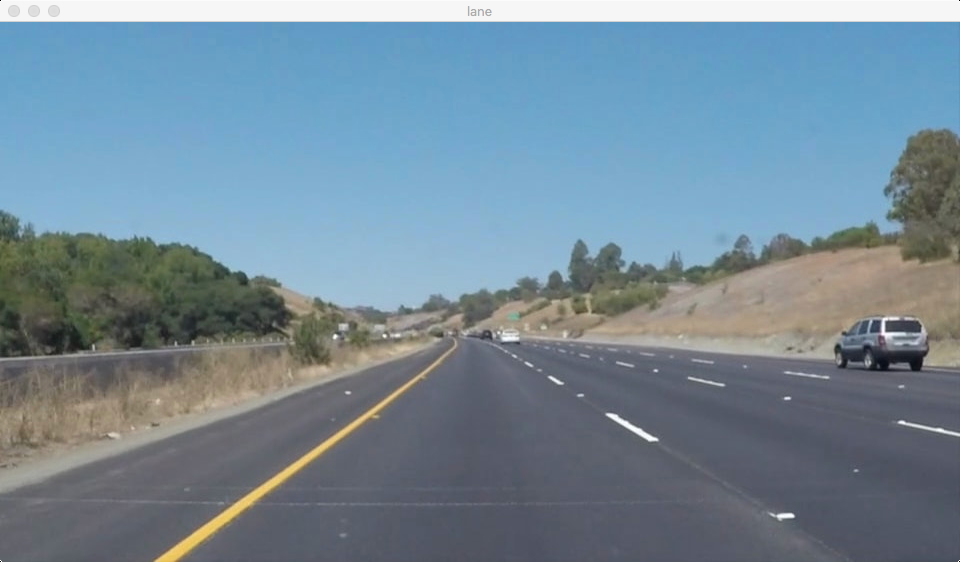
#> input picture data/lane.png, 960 x 562 px
$ python -i lane_detection.py   (imports and definitions only)   (older library calls are emulated)
#> lines starting #> are read from the running program, lines starting #| are printed output that depends on the picture; after the words box and inside, x2 and y2 are one past the last pixel; in counts of white or black regions, pixels touching at a corner belong together
#> further down, picture is the input picture: shape (562, 960, 3); mean B, G, R 151.9, 137.7, 116.7
# -*- coding: utf-8 -*-
"""
Created on Sun Jan 23 13:13:29 2022

@author: Ding Qi
"""
import cv2
import time
import numpy as np
"""
image=cv2.imread("./data/lane.png")  #要注意这种相对路径的写法

#cv2.destoryAllWindows()   #关闭窗口

#二值化处理，将彩色图片转换成灰度图

gray_image=cv2.cvtColor(image,cv2.COLOR_BGR2GRAY)
#这里刚刚报错出现问题，通过stackoverflow对问题进行解决

#cv2.imshow("lane",gray_image)   #展示图像
#cv2.waitKey()
#截至到这里完成彩色图到灰度图的转变

blured_image = cv2.GaussianBlur(gray_image,(5,5),0)  #这里的参数可以自行调整
#第二个参数表示模糊半径，第三个参数代表高斯函数标准差，半径越大标准差越大，图片越模糊

time.sleep(3)
#cv2.destroyAllWindows()
#cv2.imshow("blured_image",blured_image)   #展示高斯模糊后的图像

canny = cv2.cv2.Canny(blured_image,250,300)  #canny边缘检测
#cv2.imshow("canny",canny)

#提取所得到的图像有很多是与道路无关的区域，选择ROI区域提取车道线所在区域进行处理

roi_range = np.array([[(10,550),(433,332),(500,333),(949,540)]],dtype = np.int32)
#我发现这几个点的顺序不同也是会影响结果的  注意0是黑，255是白
mask = np.zeros_like(canny)    #复制一个和canny图像大小一样的叠加矩阵
cv2.fillPoly(mask,roi_range,255)   #设置roi区域的像素值为255，其他区域为0
img_masked = cv2.bitwise_and(canny,mask)    #将canny图像和叠加图像求并，ROI区域外的部分都变为0（黑）
#cv2.imshow("mixed_picture",img_masked)

#直线检测提取车道（通过霍夫变换）

lines = cv2.HoughLinesP(img_masked,1,np.pi/180,15,25,20) #这里的几个参数要看下，自己要调整的
#我发现调参是一件非常麻烦的事情，或许以后需要写代码进行自动调参判断等，计算机科学大有可为
#能通过调包完成自己的任务已经非常厉害，自己研究算法这种事情还是留给大神来做
for line in lines:
	for x1,y1,x2,y2 in line:
		cv2.line(img_masked,(x1,y1),(x2,y2),255,8)  #应该是对线段进行加粗
#cv2.imshow('img_masked',img_masked)
#cv2.waitKey()
#cv2.destroyAllWindows()      #就是左侧三条线，右侧一条线
#opencv默认原点位于图像左上角顶点，所以左边线斜率为负，右边线斜率为正

positive_slop_intercept = []    #左边线点构成直线的斜率和截距
negative_slop_intercept = []  #右边线点构成直线的斜率和截距
for line in lines:
	for x1,y1,x2,y2 in line:
		slop = np.float((y2-y1))/np.float((x2-x1))  #计算斜率
		if slop < 0:
			positive_slop_intercept.append([slop,y1-slop*x1]) #根据点的坐标和斜率计算截距
		elif slop > 0 :
			negative_slop_intercept.append([slop,y1-slop*x1])

#numpy是用来处理数据的库，某些意义上我觉得可以认为它是万能库

legal_slop=[]
legal_intercept=[]
slopes=[pair[0] for pair in positive_slop_intercept]
slop_mean = np.mean(slopes)                      #斜率的均值
slop_std = np.std(slopes)                        #斜率的标准差
for pair in positive_slop_intercept :
	if pair[0] - slop_mean < 3 * slop_std:      #挑选出平均值3个标准差误差范围内的斜率和截距
		legal_slop.append(pair[0])
		legal_intercept.append(pair[1])
if not legal_slop:                       #应该是非空判断，如果没有合理范围内的斜率，则使用原始斜率，最终的斜率就是均值
	legal_slop = slopes
	legal_intercept = [pair[1] for pair in positive_slop_intercept ]  #pair中的0和1分别取斜率和截距
slop_l = np.mean(legal_slop)
intercept_l = np.mean(legal_intercept)

slop_r=negative_slop_intercept[0][0]  #左边的线只有一个，故直接索取
intercept_r=negative_slop_intercept[0][1]


ymin=345
ymax=550
xmin_r= int((ymin - intercept_r)/slop_r)    #计算出左侧车道线的两个端点
xmax_r= int((ymax-intercept_r)/slop_r)

xmin_l= int((ymin - intercept_l)/slop_l)    #计算出左侧车道线的两个端点
xmax_l= int((ymax-intercept_l)/slop_l)

#进行图像的叠加
only_lane= np.zeros_like(image)  #构建同样大小的黑色图，画上车道线，与原图进行重叠
cv2.line(only_lane,(xmin_l,ymin),(xmax_l,ymax),(255,255,0),8)
cv2.line(only_lane,(xmin_r,ymin),(xmax_r,ymax),(255,0,255),8)
#cv2.imshow("only_lane",only_lane)
#imgae为原始图像，line_image为车道标记图像
final_image = cv2.addWeighted(image,0.8,only_lane,1,0)  #应该是像素值的叠加，黑色为0不影响原图像
#cv2.imshow("final_image",final_image)  """

#视频处理
from moviepy.editor import *


def process_an_image(image):    #这里的自变量直接是图片，而非图片的地址
   # image=cv2.imread(path)  #要注意这种相对路径的写法

    #cv2.destoryAllWindows()   #关闭窗口

    #二值化处理，将彩色图片转换成灰度图

    gray_image=cv2.cvtColor(image,cv2.COLOR_BGR2GRAY)
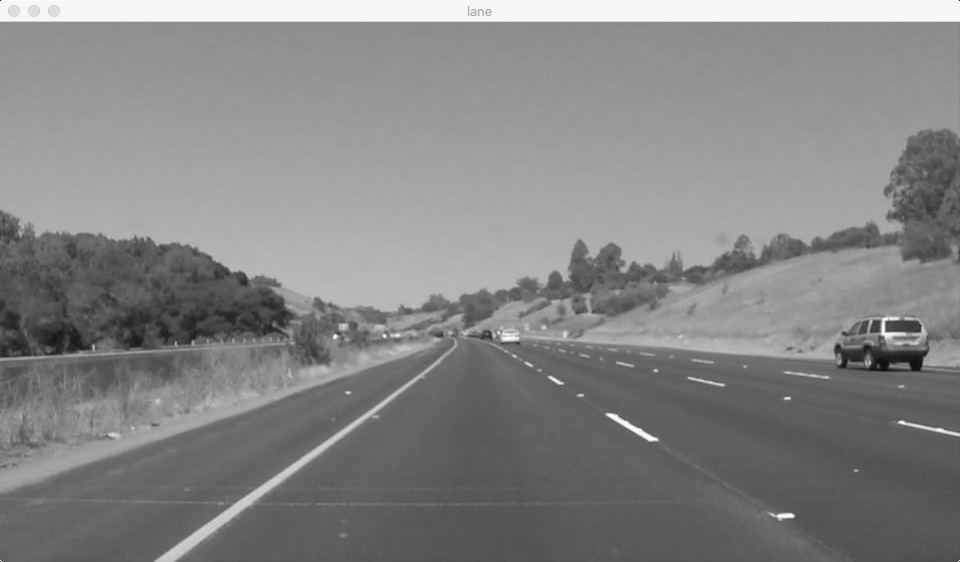
#> gray_image: shape (562, 960); min 0, max 255, mean 133.1
    #这里刚刚报错出现问题，通过stackoverflow对问题进行解决

    #cv2.imshow("lane",gray_image)   #展示图像
    #cv2.waitKey()
    #截至到这里完成彩色图到灰度图的转变

    blured_image = cv2.GaussianBlur(gray_image,(5,5),0)  #这里的参数可以自行调整
    #第二个参数表示模糊半径，第三个参数代表高斯函数标准差，半径越大标准差越大，图片越模糊

    time.sleep(3)
    #cv2.destroyAllWindows()
    #cv2.imshow("blured_image",blured_image)   #展示高斯模糊后的图像

    canny = cv2.cv2.Canny(blured_image,250,300)  #canny边缘检测
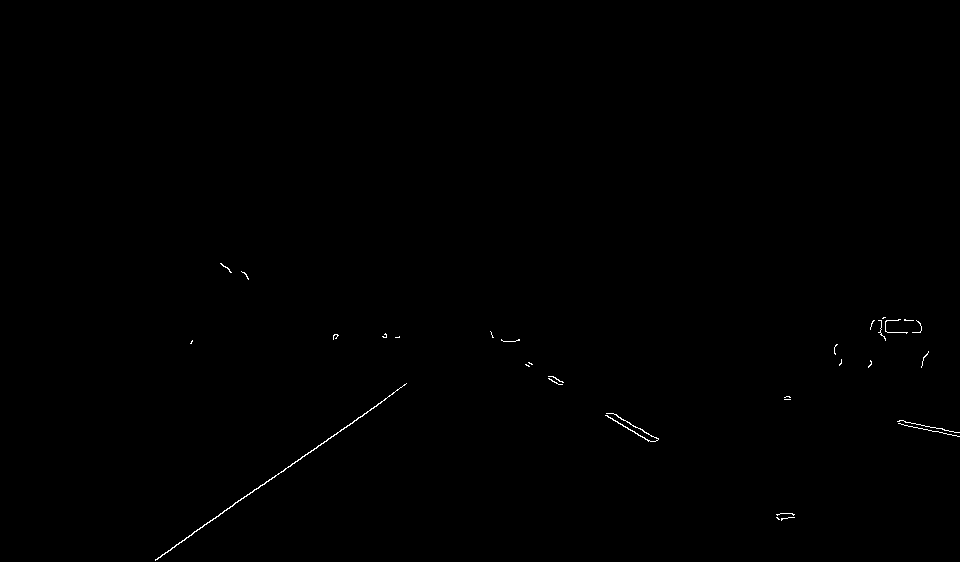
#> canny: shape (562, 960); 0.21% white in thin lines or dots, all inside (x1, y1, x2, y2) = (155, 263, 960, 561)
    #cv2.imshow("canny",canny)

    #提取所得到的图像有很多是与道路无关的区域，选择ROI区域提取车道线所在区域进行处理

    roi_range = np.array([[(10,550),(433,332),(500,333),(949,540)]],dtype = np.int32)
    #我发现这几个点的顺序不同也是会影响结果的  注意0是黑，255是白
    mask = np.zeros_like(canny)    #复制一个和canny图像大小一样的叠加矩阵
    cv2.fillPoly(mask,roi_range,255)   #设置roi区域的像素值为255，其他区域为0
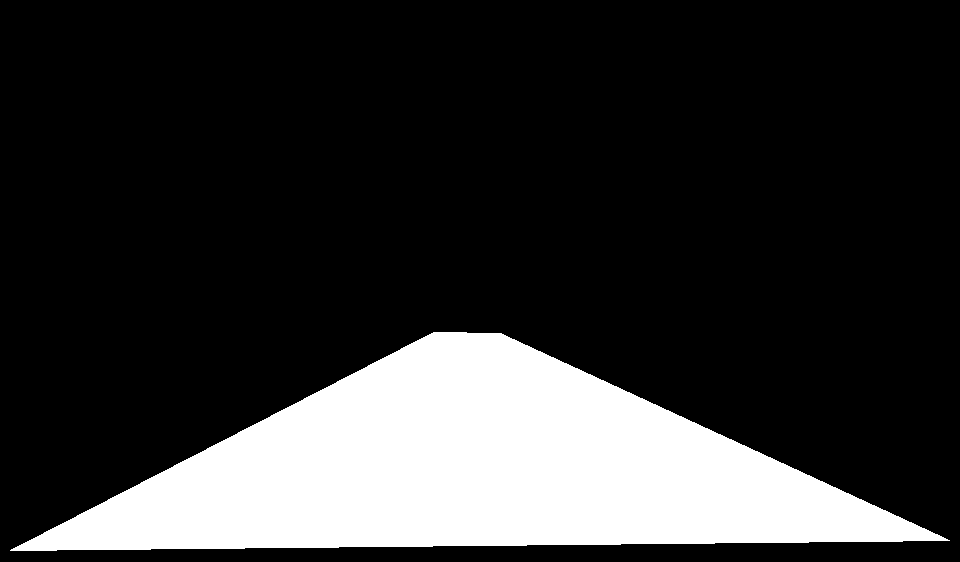
#> mask: shape (562, 960); 20% white; 1 white region, box (x1, y1, x2, y2) and area: (10, 332, 950, 551) 107886
    img_masked = cv2.bitwise_and(canny,mask)    #将canny图像和叠加图像求并，ROI区域外的部分都变为0（黑）
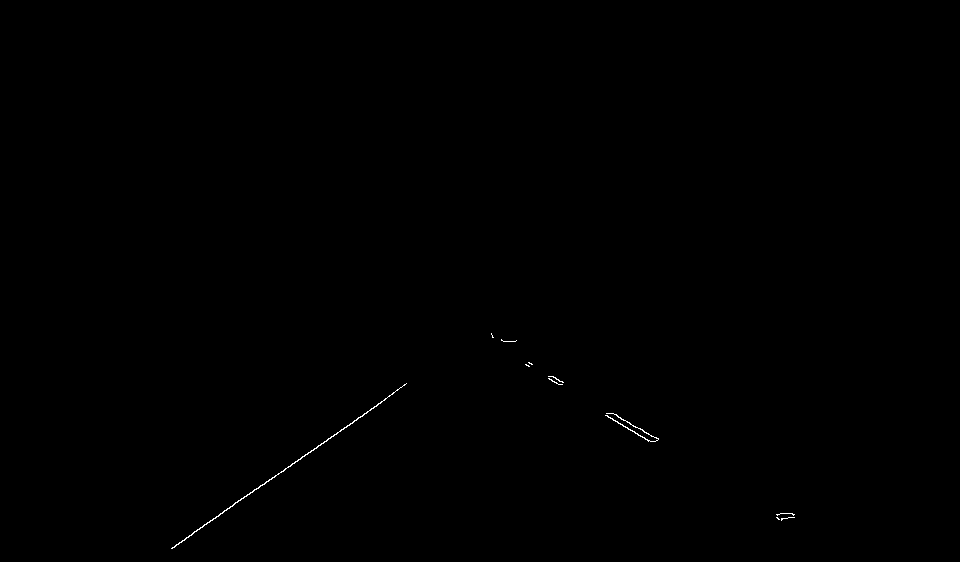
#> img_masked: shape (562, 960); 0.12% white in thin lines or dots, all inside (x1, y1, x2, y2) = (171, 333, 795, 549)
    #cv2.imshow("mixed_picture",img_masked)

    #直线检测提取车道（通过霍夫变换）

    lines = cv2.HoughLinesP(img_masked,1,np.pi/180,15,25,20) #这里的几个参数要看下，自己要调整的
#> lines = [[184, 539, 262, 484], [288, 467, 309, 452], [316, 447, 358, 418], [622, 425, 648, 440]]
    #我发现调参是一件非常麻烦的事情，或许以后需要写代码进行自动调参判断等，计算机科学大有可为
    #能通过调包完成自己的任务已经非常厉害，自己研究算法这种事情还是留给大神来做
    line_img = np.zeros((image.shape[0],image.shape[1],3),dtype=np.uint8)
    if lines is None:
        return line_img

    for line in lines:
    	for x1,y1,x2,y2 in line:
    		cv2.line(img_masked,(x1,y1),(x2,y2),255,8)  #应该是对线段进行加粗
#> this loop made 4 passes
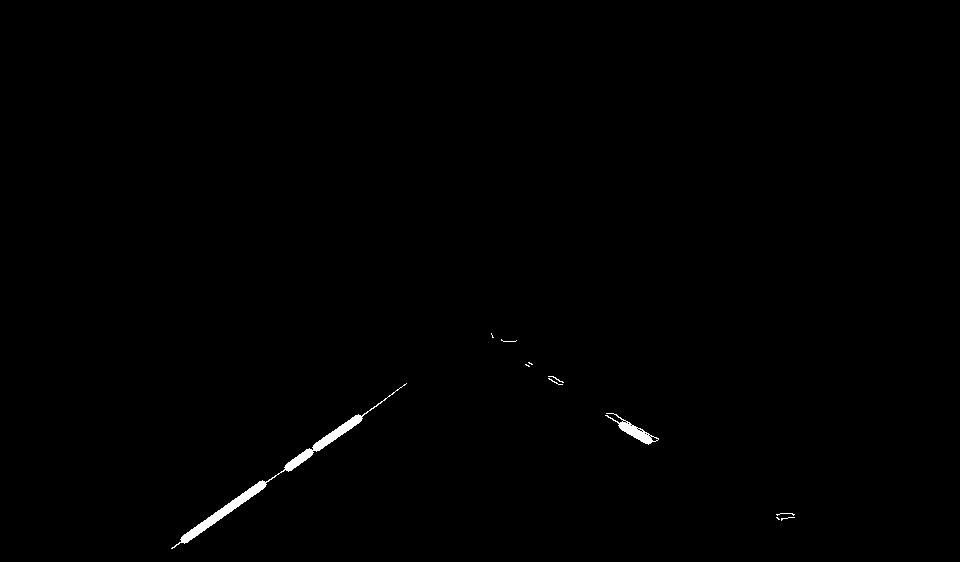
#> img_masked: shape (562, 960); 0.42% white; 11 white regions (6 under 20 px), largest, box (x1, y1, x2, y2) and area: (171, 383, 407, 549) 1723, (605, 413, 659, 445) 417, (548, 376, 564, 383) 22, (776, 513, 795, 516) 22, (548, 378, 563, 385) 20
    #cv2.imshow('img_masked',img_masked)
    #cv2.waitKey()
    #cv2.destroyAllWindows()      #就是左侧三条线，右侧一条线
    #opencv默认原点位于图像左上角顶点，所以左边线斜率为负，右边线斜率为正

    positive_slop_intercept = []    #左边线点构成直线的斜率和截距
    negative_slop_intercept = []  #右边线点构成直线的斜率和截距

    for line in lines:
    	for x1,y1,x2,y2 in line:
    		slop = np.float((y2-y1))/np.float((x2-x1))  #计算斜率
    		if slop < 0:
    			positive_slop_intercept.append([slop,y1-slop*x1]) #根据点的坐标和斜率计算截距
    		elif slop > 0 :
    			negative_slop_intercept.append([slop,y1-slop*x1])
#> after the loop, negative_slop_intercept = [[0.577, 66.15]]; positive_slop_intercept = [[-0.705, 668.7], [-0.714, 672.7], [-0.69, 665.2]]

    if (len(positive_slop_intercept)==0) or (len(negative_slop_intercept)==0):
        return image
    """最后一直debug就是这句话，没有考虑到数据缺失NAN的情况，我们不能保证每一帧都能生成车道线 """

    #numpy是用来处理数据的库，某些意义上我觉得可以认为它是万能库

    legal_slop=[]
    legal_intercept=[]
    slopes=[pair[0] for pair in positive_slop_intercept]
#> slopes = [-0.705, -0.714, -0.69]
    slop_mean = np.mean(slopes)                      #斜率的均值
#> slop_mean = -0.703
    slop_std = np.std(slopes)                        #斜率的标准差
#> slop_std = 0.00981
    for pair in positive_slop_intercept :
    	if pair[0] - slop_mean < 3 * slop_std:      #挑选出平均值3个标准差误差范围内的斜率和截距
    		legal_slop.append(pair[0])
    		legal_intercept.append(pair[1])
#> this loop made 3 passes
#> after the loop, legal_intercept = [668.7, 672.7, 665.2]; legal_slop = [-0.705, -0.714, -0.69]
    if not legal_slop:                       #应该是非空判断，如果没有合理范围内的斜率，则使用原始斜率，最终的斜率就是均值
    	legal_slop = slopes
    	legal_intercept = [pair[1] for pair in positive_slop_intercept ]  #pair中的0和1分别取斜率和截距
    slop_l = np.mean(legal_slop)
#> slop_l = -0.703
    intercept_l = np.mean(legal_intercept)
#> intercept_l = 668.9

    slop_r=negative_slop_intercept[0][0]  #左边的线只有一个，故直接索取
#> slop_r = 0.577
    intercept_r=negative_slop_intercept[0][1]
#> intercept_r = 66.15


    ymin=345
    ymax=550
    xmin_r= int((ymin - intercept_r)/slop_r) #计算出左侧车道线的两个端点
#> xmin_r = 483
    xmax_r= int((ymax-intercept_r)/slop_r)
#> xmax_r = 838

    xmin_l= int((ymin - intercept_l)/slop_l)    #计算出左侧车道线的两个端点
#> xmin_l = 460
    xmax_l= int((ymax-intercept_l)/slop_l)
#> xmax_l = 169

    #cannot convert float NaN to integer，这里报错，数据集里面的缺失值需要填充起来，避免各种出错
    #关键在于对NaN的处理

    #进行图像的叠加
    only_lane= np.zeros_like(image)  #构建同样大小的黑色图，画上车道线，与原图进行重叠
    cv2.line(only_lane,(xmin_l,ymin),(xmax_l,ymax),(255,255,0),8)
    cv2.line(only_lane,(xmin_r,ymin),(xmax_r,ymax),(255,0,255),8)
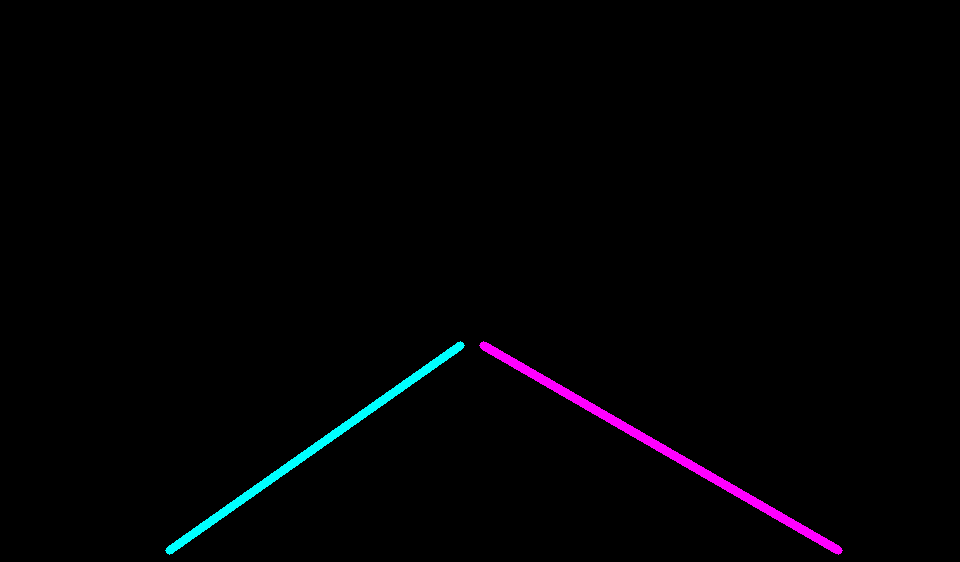
#> only_lane: shape (562, 960, 3); mean of channels 0, 1, 2 3.2, 1.4, 1.7; drawn as B, G, R
    #cv2.imshow("only_lane",only_lane)
    #imgae为原始图像，line_image为车道标记图像
    final_image = cv2.addWeighted(image,0.8,only_lane,1,0)  #应该是像素值的叠加，黑色为0不影响原图像
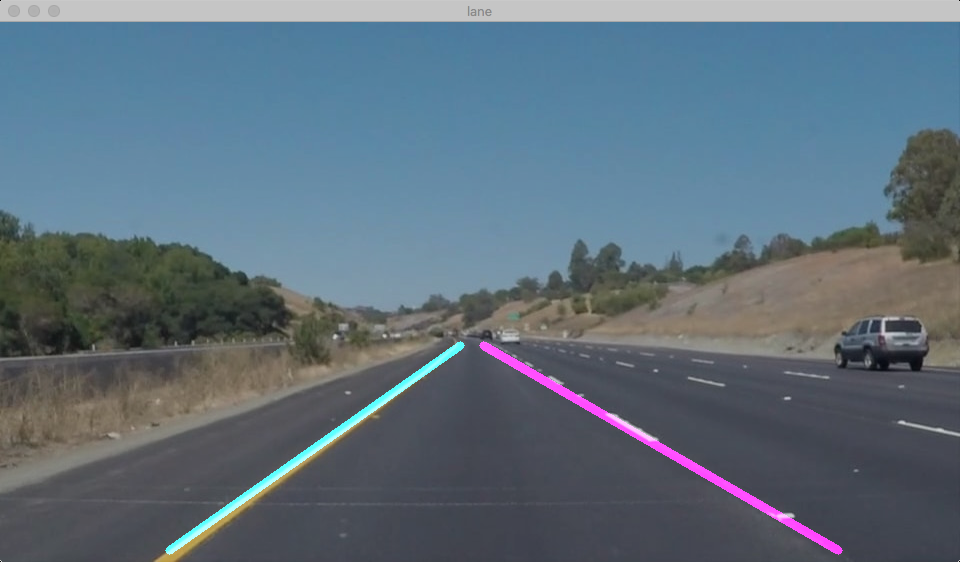
#> final_image: shape (562, 960, 3); mean B, G, R 123.6, 111, 94.5
    #cv2.imshow("final_image",final_image)
    return final_image

output="./movie/with_lane.mp4"
# [1 line that did not run here, left out]
# [1 line that did not run here, left out]
# [1 line not run here, left out]

>>> import cv2
>>> picture = cv2.imread('data/lane.png')
>>> result = process_an_image(picture)
